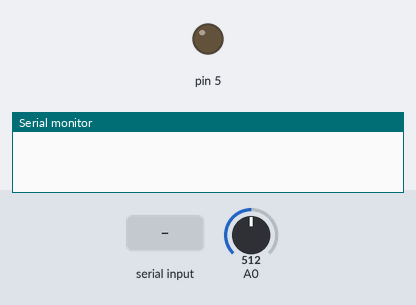
Simulated run of this sketch. Board: Arduino Uno, built with avr-gcc and run on an emulated ATmega328P. Parts: output pins drawn as LEDs (lit = HIGH), the last lines printed to the serial monitor. The inputs (shaded band) are chosen by the test bench; at power-on: A0 = 512.

Above: at 1.2 s.
1.3 s: "90,45\n" received over Serial
At 1.7 s:
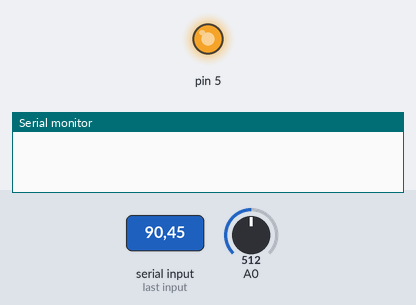
At 3.2 s:
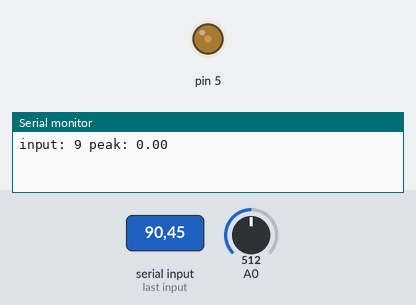
Timing chart, 0 to 10.9 s (numbered marks = the images above; inputs shaded):
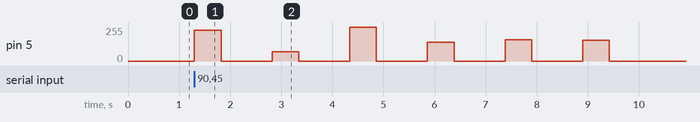

Measured:
- after the input at 1.3 s, pin 5: 0/255 → 232/255 at once, → 0/255 0.52 s later, → 70/255 1.0 s later, → 0/255 0.52 s later, … (12 changes in this stretch)

The sketch:

give2run4data.ino
```cpp
#include<arduinoFFT.h>
//#include <FlagMotor.h>

#define SAMPLES 128             //採樣樣本數, 必須是 2 的冪次方倍
#define SAMPLING_FREQUENCY 3000 //(能夠顯示的最高頻率 1700/2, 因為共軛對稱的緣故)

arduinoFFT FFT = arduinoFFT();

unsigned int samplingPeriod;
unsigned long microseconds;

double vReal[SAMPLES];
double vImag[SAMPLES];

void setup() {
    Serial.begin(9600); //設定鮑率
    samplingPeriod = round(1000000*(1.0/SAMPLING_FREQUENCY)); //Period
    pinMode(5,OUTPUT);
}
void loop()
{
  if(Serial.available()>0){
    int input = Serial.read()-48;
    analogWrite(5,70 + 18*input);
    delay(300);
  microseconds = micros();
    for(int i=0; i<SAMPLES; i++)
    {

        vReal[i] = analogRead(A0); //傅立葉實數等於測量值
        vImag[i] = 0; //虛數為零
      while(micros() - microseconds < samplingPeriod){
        //empty loop
      }
      microseconds += samplingPeriod;
  }
    FFT.Windowing(vReal, SAMPLES, FFT_WIN_TYP_HAMMING, FFT_FORWARD);  //窗函數
    FFT.Compute(vReal, vImag, SAMPLES, FFT_FORWARD);   //正傅立葉轉換
    FFT.ComplexToMagnitude(vReal, vImag, SAMPLES);
    double peak = FFT.MajorPeak(vReal, SAMPLES, SAMPLING_FREQUENCY);   //低於一千基音頻 0 ~128/2-21+1 = 0~44
    Serial.print("input: ");
    Serial.print(input);
    Serial.print(" peak: ");
    Serial.println(peak);
    analogWrite(5,0);
    delay(1000);
  }
}
```
